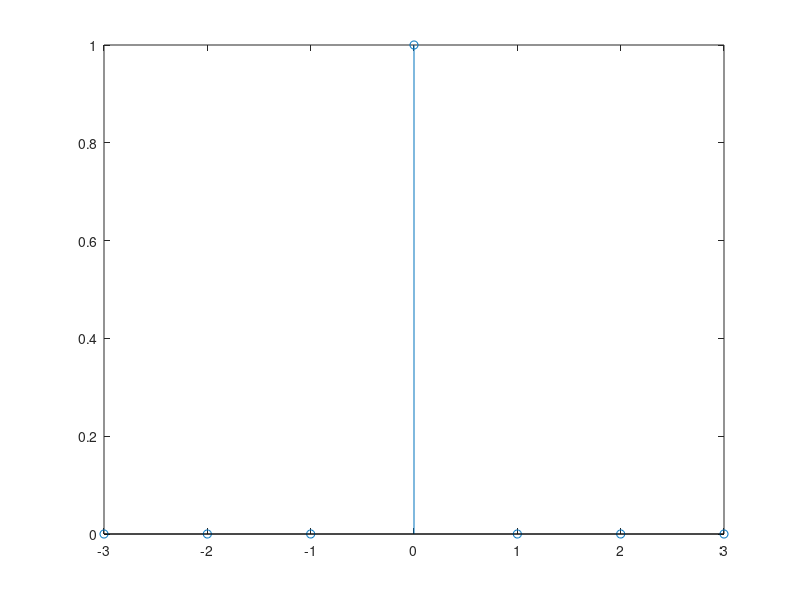

MATLAB code to generate this figure:
n1=-3;
n2=3;
n0=0;%impulse location
function [x,n]=impseq(n0,n1,n2)%function defination 
n=n1:n2;%range
x=[(n-n0)==0];
endfunction
[x,n]=impseq(n0,n1,n2);%functioncall
stem(n,x);%discrete sequence plot
